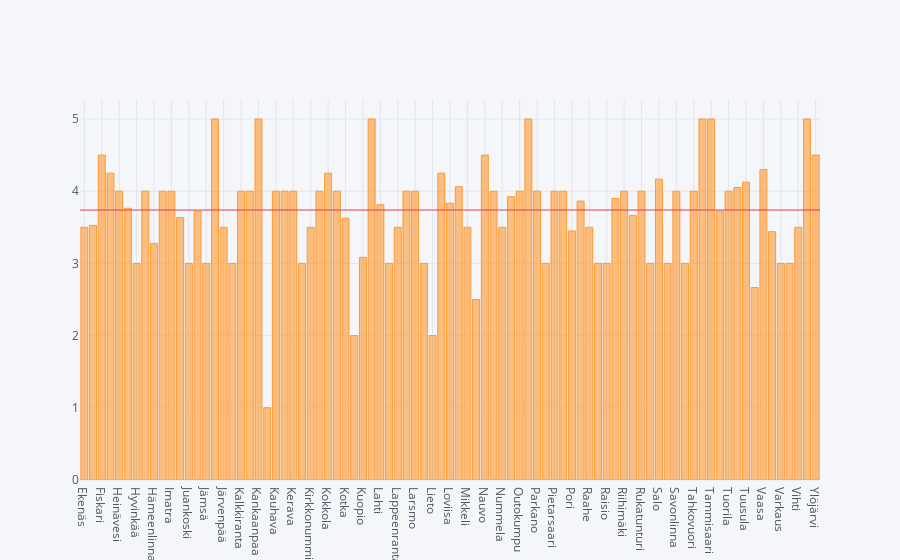

The code cell stored with this chart in its notebook:
### Markdown cell above
The density of restaurant is increasing toward the South, and since the population is different from city, this also affect the density too. For a city, the density of restaurant is high in the center and lower for adjacent areas. However, since the data is limited, this doesn't show the full picture of how restaurant spread all over Finland.
### Average rating for every city

### Code cell
a = df.groupby("city")["rating"].mean()
a.iplot(kind='bar', hline=df.rating.mean())

### Figure 1 — Plotly figure (JSON) as saved in the notebook; plotly's stock layout.template omitted (floating-point values rounded to 4 significant figures)
{"data": [{"marker": {"color": "rgba(255, 153, 51, 0.6)", "line": {"color": "rgba(255, 153, 51, 1.0)", "width": 1}}, "name": "rating", "orientation": "v", "text": "", "type": "bar", "x": ["Ekenäs", "Espoo", "Fiskari", "Hanko", "Heinävesi", "Helsinki", "Hyvinkää", "Hämeenkyrö", "Hämeenlinna", "Iisalmi", "Imatra", "Joensuu", "Juankoski", "Jyväskylä", "Jämsä", "Jämsänkoski", "Järvenpää", "Kajaani", "Kalkkiranta", "Kangasala", "Kankaanpaa", "Karjaa", "Kauhava", "Kauniainen", "Kerava", "Kerma", "Kirkkonummi", "Klaukkala", "Kokkola", "Korppoo", "Kotka", "Kouvola", "Kuopio", "Kuru", "Lahti", "Laitila", "Lappeenranta", "Lappfjärd", "Larsmo", "Lempäälä", "Lieto", "Lohja", "Loviisa", "Maarianhamina", "Mikkeli", "Naantali", "Nauvo", "Nokia", "Nummela", "Oulu", "Outokumpu", "Parainen", "Parkano", "Pentinmäki", "Pietarsaari", "Pohjaslahti", "Pori", "Porvoo", "Raahe", "Raasepori", "Raisio", "Rauma", "Riihimäki", "Rovaniemi", "Rukatunturi", "Röykkä", "Salo", "Sastamala", "Savonlinna", "Seinäjoki", "Tahkovuori", "Tammela", "Tammisaari", "Tampere", "Tuorila", "Turku", "Tuusula", "Uusikaupunki", "Vaasa", "Vantaa", "Varkaus", "Vierumaki", "Vihti", "Vääksy", "Ylöjärvi"], "y": [3.5, 3.526, 4.5, 4.25, 4, 3.763, 3, 4, 3.278, 4, 4, 3.636, 3, 3.722, 3, 5, 3.5, 3, 4, 4, 5, 1, 4, 4, 4, 3, 3.5, 4, 4.25, 4, 3.625, 2, 3.083, 5, 3.812, 3, 3.5, 4, 4, 3, 2, 4.25, 3.833, 4.062, 3.5, 2.5, 4.5, 4, 3.5, 3.924, 4, 5, 4, 3, 4, 4, 3.45, 3.864, 3.5, 3, 3, 3.9, 4, 3.667, 4, 3, 4.167, 3, 4, 3, 4, 5, 5, 3.723, 4, 4.051, 4.125, 2.667, 4.3, 3.439, 3, 3, 3.5, 5, 4.5]}], "layout": {"legend": {"bgcolor": "#F5F6F9", "font": {"color": "#4D5663"}}, "paper_bgcolor": "#F5F6F9", "plot_bgcolor": "#F5F6F9", "shapes": [{"line": {"color": "#db4052", "dash": "solid", "width": 1}, "type": "line", "x0": 0, "x1": 1, "xref": "paper", "y0": 3.739, "y1": 3.739, "yref": "y"}], "titlefont": {"color": "#4D5663"}, "xaxis": {"gridcolor": "#E1E5ED", "showgrid": true, "tickfont": {"color": "#4D5663"}, "title": "", "titlefont": {"color": "#4D5663"}, "zerolinecolor": "#E1E5ED"}, "yaxis": {"gridcolor": "#E1E5ED", "showgrid": true, "tickfont": {"color": "#4D5663"}, "title": "", "titlefont": {"color": "#4D5663"}, "zerolinecolor": "#E1E5ED"}}}
